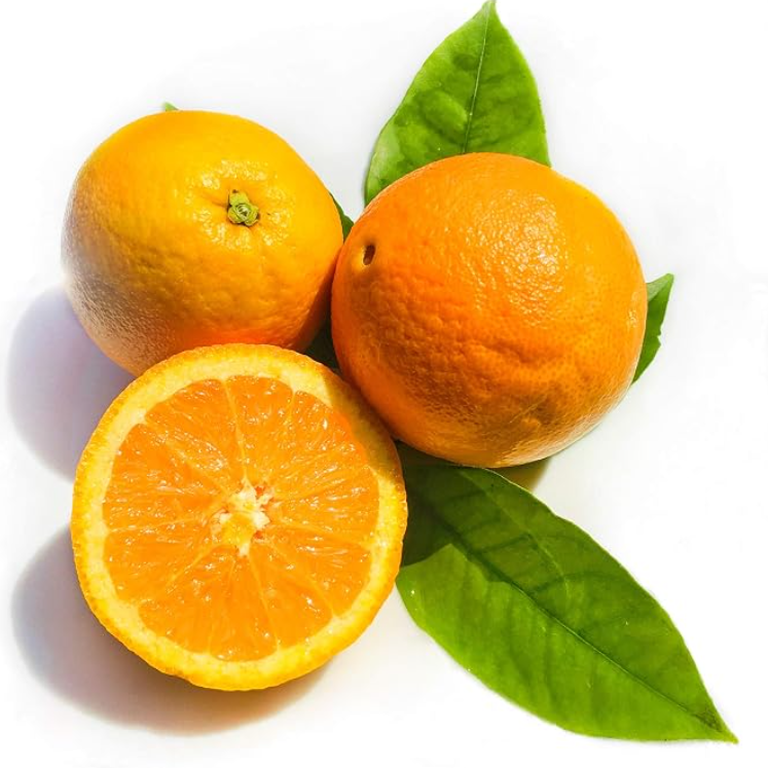
#> input picture assets/spices/柑橘.png, 768 x 768 px
$ python -i spice_refs.py   (imports and definitions only)
#> lines starting #> are read from the running program, lines starting #| are printed output that depends on the picture; after the words box and inside, x2 and y2 are one past the last pixel; in counts of white or black regions, pixels touching at a corner belong together
#> further down, picture is the input picture: PIL image 768x768 RGB; mean R, G, B 220.2, 191, 123
# -*- coding: utf-8 -*-
"""
spice_refs.py — 为「Worn-In 香料板」收集高清单主体参考图。

来源（都免费、免 key）：
  · Wikimedia Commons  —— 用 intitle: 做标题检索（全文检索噪音太大），
                          并只走「标准宽度 1920px 缩略图」下载。
                          ⚠ Wikimedia 对原图直链限流(429)，只有标准尺寸缩略图可用。
  · Openverse API      —— 聚合 Flickr / Rawpixel / StockSnap / Wikimedia，带授权信息。

产出：
  assets/spices/_raw/<中文名>/<序号>.<ext>   候选原图
  assets/spices/_raw/manifest.json           来源 / 作者 / 授权 / 评分
  assets/spices/_raw/review.html             挑选页（缩略图 + 授权 + 评分 + 勾选汇总）

自动排序依据（PIL + numpy，不靠肉眼）：
  clean   背景干净度 —— 四边框像素的中位色当背景，量边框到底多花
  single  单主体度   —— 连通域个数，最好只有 1 个主体块
  rich    是不是照片 —— 灰度熵 + 颜色数；剪贴画/矢量图又平又单调，会被压低
  fill    主体占比   —— 太大(占满/裁切)、太小(远景)都扣分；纹理类(flat)不扣
  shape   画面比例   —— 越接近正方形越适合方块图
另外两道硬过滤：
  · 标题命中 BAD_TITLE（插画/矢量/书籍/建筑/交通工具…）直接丢弃
  · 标题或标签里没出现该香料的词（must 正则）直接丢弃，挡掉无关馆藏

用法：
  python tools/spice_refs.py --only 柑橘,小豆蔻,皮革
  python tools/spice_refs.py                       # 全部 40 种
  python tools/spice_refs.py --prompts             # 只导出 tools/spice_prompts.txt
"""
import argparse
import hashlib
import io
import json
import math
import re
import sys
import time
import urllib.parse
import urllib.request
from pathlib import Path

import numpy as np
from PIL import Image

# [4 lines not run here, left out]

ROOT = Path(__file__).resolve().parent.parent
RAW = ROOT / "assets" / "spices" / "_raw"
CACHE = RAW / "_cache"
UA = "wornin-spice-board/1.0 (personal art project; python-urllib)"
MIN_W = 1000          # 缩略图最大 1920，低于 1000 就不要
MAX_DL = 8            # 每种最多下载几张候选
MAX_WIKI = 5          # Wikimedia 有配额，每种最多从它那里取几张
THUMB_W = 1920        # Wikimedia 允许的标准宽度，别乱改

STYLE = ("hand-drawn watercolor and ink botanical illustration, single object centred, "
         "cream paper background, thin ink outline, soft muted palette, square composition, "
         "no text, no letters, no border")

# cn 中文名 | sd 作图模型用的主体描述 | q 检索短语 | must 标题/标签必须命中的正则 | flat 纹理类
ITEMS = [
    dict(cn="柑橘",     sd="a single mandarin orange with two leaves",
         must=r"(mandarin|tangerine|citrus)",
         q=["mandarin orange fruit", "tangerine fruit", "Citrus reticulata fruit",
            "mandarin orange close up"]),
    dict(cn="小豆蔻",   sd="a small cluster of green cardamom pods",
         must=r"cardamom",
         q=["cardamom", "cardamom pods", "green cardamom", "Elettaria cardamomum"]),
    dict(cn="皮革",     sd="a folded piece of tan leather", flat=True,
         must=r"(leather|cowhide|hides?)",
         q=["leather", "leather texture", "cowhide leather", "leather grain"]),
    dict(cn="藏红花",   sd="a small pile of saffron threads",
         must=r"saffron",
         q=["saffron threads", "saffron spice", "Crocus sativus", "saffron stigmas"]),
    dict(cn="焚香",     sd="a burning incense stick with a curl of smoke",
         must=r"incense",
         q=["incense stick", "incense burning", "incense smoke", "joss stick"]),
    dict(cn="乳香",     sd="lumps of frankincense resin",
         must=r"(frankincense|boswellia)",
         q=["frankincense resin", "frankincense", "Boswellia sacra", "frankincense gum"]),
    dict(cn="沉香",     sd="a few chips of agarwood with soft smoke",
         must=r"(agarwood|oud|aquilaria)",
         q=["agarwood", "Aquilaria", "oud wood", "agarwood chips"]),
    dict(cn="烟草木",   sd="dried tobacco leaves",
         must=r"(tobacco|nicotiana)",
         q=["tobacco leaves", "tobacco plant", "Nicotiana tabacum", "dried tobacco leaf"]),
    dict(cn="白茶",     sd="a small pile of loose white tea leaves",
         must=r"white tea",
         q=["white tea leaves", "white tea", "Bai Mudan tea", "silver needle tea"]),
    dict(cn="佛手柑",   sd="a single bergamot fruit with a leaf",
         must=r"(bergamot|citrus bergamia)",
         q=["bergamot fruit", "bergamot citrus", "Citrus bergamia", "bergamot"]),
    dict(cn="橡木苔",   sd="oakmoss growing on a twig",
         must=r"(oakmoss|oak moss|evernia)",
         q=["oakmoss", "Evernia prunastri", "oak moss lichen", "oakmoss on tree"]),
    dict(cn="雪松",     sd="cedar wood shavings with a sprig of cedar",
         must=r"(cedar|cedrus)",
         q=["cedar wood", "cedar branch", "Cedrus", "cedar cones"]),
    dict(cn="天竺葵",   sd="a single geranium flower",
         must=r"(geranium|pelargonium)",
         q=["geranium flower", "Pelargonium", "pelargonium flower", "cranesbill flower"]),
    dict(cn="白麝香",   sd="a single white musk mallow flower",
         must=r"(musk mallow|abelmoschus)",
         q=["Abelmoschus moschatus", "musk mallow flower", "musk mallow"]),
    dict(cn="鼠尾草",   sd="a sprig of clary sage",
         must=r"(sage|salvia)",
         q=["clary sage", "Salvia sclarea", "sage leaves", "sage plant"]),
    dict(cn="樱花",     sd="a single cherry blossom sprig",
         must=r"(cherry blossom|sakura|prunus)",
         q=["cherry blossom", "sakura flower", "Prunus serrulata", "cherry blossom branch"]),
    dict(cn="蜜桃",     sd="a single peach with a leaf",
         must=r"(peach|prunus persica)",
         q=["peach fruit", "peach tree fruit", "Prunus persica", "ripe peach"]),
    dict(cn="橙花",     sd="a sprig of orange blossom",
         must=r"(orange blossom|neroli|citrus aurantium)",
         q=["orange blossom", "neroli", "Citrus aurantium flower", "orange flower"]),
    dict(cn="栀子花",   sd="a single white gardenia flower",
         must=r"gardenia",
         q=["gardenia flower", "Gardenia jasminoides", "white gardenia", "cape jasmine"]),
    dict(cn="棉花糖",   sd="a small stack of white marshmallows",
         must=r"marshmallow",
         q=["marshmallow", "marshmallows", "marshmallow candy"]),
    dict(cn="香草",     sd="a bundle of vanilla pods",
         must=r"vanilla",
         q=["vanilla pods", "vanilla beans", "Vanilla planifolia", "vanilla pod"]),
    dict(cn="广藿香",   sd="dried patchouli leaves with a sprig",
         must=r"patchouli",
         q=["patchouli leaves", "Pogostemon cablin", "patchouli", "dried patchouli"]),
    dict(cn="甜橙",     sd="a single sweet orange with a leaf",
         must=r"(orange|citrus sinensis)",
         q=["orange fruit", "sweet orange", "Citrus sinensis", "orange with leaf"]),
    dict(cn="薄荷",     sd="a sprig of fresh mint",
         must=r"(mint|mentha)",
         q=["mint leaves", "Mentha spicata", "peppermint leaves", "fresh mint"]),
    dict(cn="海水",     sd="a splash of sea water", flat=True,
         must=r"(sea|ocean|water)",
         q=["sea water", "ocean water surface", "sea surface", "water waves close up"]),
    dict(cn="依兰",     sd="a single ylang-ylang flower",
         must=r"(ylang|cananga)",
         q=["ylang ylang flower", "Cananga odorata", "ylang ylang"]),
    dict(cn="威士忌",   sd="a glass of whisky with a splash of amber spirit",
         must=r"(whisk|whisky|bourbon|scotch)",
         q=["whisky glass", "whiskey", "whisky", "bourbon whiskey"]),
    dict(cn="松针",     sd="a sprig of pine needles",
         must=r"(pine|pinus)",
         q=["pine needles", "pine twig", "Pinus needles", "pine branch needles"]),
    dict(cn="肉豆蔻",   sd="a whole nutmeg with mace",
         must=r"(nutmeg|myristica)",
         q=["nutmeg", "nutmeg seed", "Myristica fragrans", "whole nutmeg"]),
    dict(cn="竹叶",     sd="a sprig of bamboo leaves",
         must=r"bamboo",
         q=["bamboo leaves", "bamboo leaf", "bamboo foliage"]),
    dict(cn="铃兰",     sd="a sprig of lily of the valley",
         must=r"(lily of the valley|convallaria)",
         q=["lily of the valley", "Convallaria majalis", "lily of the valley flower"]),
    dict(cn="橡木",     sd="an oak branch with an acorn",
         must=r"(oak|quercus)",
         q=["oak acorn", "oak branch", "Quercus", "oak leaves acorn"]),
    dict(cn="苔藓",     sd="a patch of green moss", flat=True,
         must=r"moss",
         q=["green moss", "moss close up", "moss texture", "moss on stone"]),
    dict(cn="小苍兰",   sd="a single freesia flower",
         must=r"freesia",
         q=["freesia flower", "Freesia", "freesia blossom"]),
    dict(cn="乌龙",     sd="a small pile of loose oolong tea leaves",
         must=r"oolong",
         q=["oolong tea", "oolong tea leaves", "oolong tea dry"]),
    dict(cn="玫瑰净油", sd="a single dark red rose",
         must=r"(rose|rosa)",
         q=["dark red rose", "red rose flower", "Rosa", "red rose close up"]),
    dict(cn="木兰",     sd="a single magnolia flower",
         must=r"magnolia",
         q=["magnolia flower", "Magnolia grandiflora", "magnolia blossom"]),
    dict(cn="檀木",     sd="a piece of sandalwood",
         must=r"(sandalwood|santalum)",
         q=["sandalwood", "sandalwood wood", "Santalum album", "sandalwood pieces"]),
    dict(cn="鸢尾根",   sd="an iris flower with a piece of orris root",
         must=r"(iris|orris)",
         q=["iris flower", "Iris germanica", "orris root", "bearded iris flower"]),
    dict(cn="无花果叶", sd="a single fig leaf",
         must=r"(fig|ficus)",
         q=["fig leaf", "Ficus carica leaf", "fig leaves", "fig tree leaf"]),
]


# ─────────────────────────── 网络（带重试，429 退避） ───────────────────────────
# [17 lines left out: function fetch, not called in this run]


def get_json(url, **kw):
    return json.loads(fetch(url, **kw).decode("utf-8", "replace"))


def strip_html(s):
    return re.sub(r"<[^>]+>", "", s or "").strip()


# 实测：这几家在这台机器上取不到图，直接跳过，别浪费时间
BAD_HOST = re.compile(r"(stocksnap\.io|cdn\.pixabay|i\.pinimg)", re.I)
# 优先抓这些站的图（活的）
GOOD_HOST = re.compile(r"(live\.staticflickr\.com|upload\.wikimedia\.org)", re.I)


# [11 lines left out: function candidate_urls, not called in this run]


# 标题里出现这些词的，基本不是我们要的「实物照片」：
# 插画/矢量/版画/书籍/地图（不是实物）、建筑/交通工具（intitle 会误命中地名）
BAD_TITLE = re.compile(
    r"(clip-?art|illustration|vector|line art|drawing|sketch|lithograph|engraving|etching|"
    r"woodcut|mezzotint|painting|watercolou?r|poster|cartoon|icon|silhouette|stencil|logo|"
    r"coat of arms|badge|seal|stamp|diagram|svg|map|chart|"
    r"manuscript|incunabula|book|booklet|pamphlet|newspaper|magazine|journal|plate|page|"
    r"advertisement|catalog|postcard|"
    r"museum|library|gallery|building|exchange|house|street|square|church|chapel|castle|"
    r"station|bridge|factory|warehouse|dock|harbour|harbor|"
    r"car|automobile|truck|motorcycle|locomotive|railway|aircraft|airplane|ship|boat|"
    r"statue|sculpture|monument|tomb|mosaic|fresco|"
    r"diagram|schematic|infographic)", re.I)


def title_ok(title):
    return not BAD_TITLE.search(title or "")


def _phrase(q):
    return '"%s"' % q if " " in q else q


# [58 lines left out: functions search_commons, search_openverse, not called in this run]


# ─────────────────────────── 图像打分 ───────────────────────────
def _blob_sizes(mask):
    h, w = mask.shape
    seen = np.zeros_like(mask, dtype=bool)
    sizes = []
    for y in range(h):
        row = mask[y]
        for x in range(w):
            if row[x] and not seen[y, x]:
                stack = [(y, x)]
                seen[y, x] = True
                n = 0
                while stack:
                    cy, cx = stack.pop()
                    n += 1
                    for dy, dx in ((1, 0), (-1, 0), (0, 1), (0, -1)):
                        ny, nx = cy + dy, cx + dx
                        if 0 <= ny < h and 0 <= nx < w and mask[ny, nx] and not seen[ny, nx]:
                            seen[ny, nx] = True
                            stack.append((ny, nx))
                sizes.append(n)
    sizes.sort(reverse=True)
    return sizes


def analyze(img, flat=False):
#> called with flat = False
    W, H = img.size
#> W = 768; H = 768
    rgb = img.convert("RGB")
    a = np.asarray(rgb.resize((128, 128), Image.LANCZOS), dtype=np.float32)
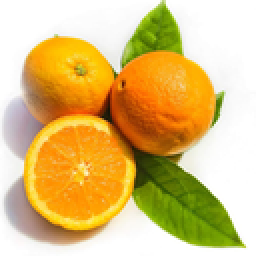
#> a: shape (128, 128, 3) float32 (shown 2 times larger); mean R, G, B 220.2, 191, 123.1

    border = np.concatenate([a[:4].reshape(-1, 3), a[-4:].reshape(-1, 3),
                             a[:, :4].reshape(-1, 3), a[:, -4:].reshape(-1, 3)])
#> border = 2048 rows, first 8: [255, 255, 255], [255, 255, 255], [255, 255, 255], [255, 255, 255], [255, 255, 255], [255, 255, 255], [255, 255, 255], [255, 255, 255]
    bg = np.median(border, axis=0)
#> bg = [255, 255, 255]
    bg_spread = float(np.median(np.linalg.norm(border - bg, axis=1)))
#> bg_spread = 0

    mask = np.linalg.norm(a - bg, axis=2) > 30
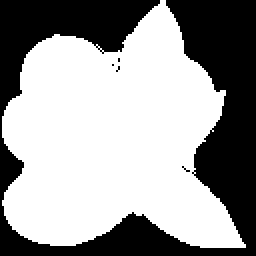
#> mask: shape (128, 128) bool (shown 2 times larger); 61% white; 5 black regions (4 under 20 px), largest, box (x1, y1, x2, y2) and area: (0, 0, 128, 128) 6379
    fill = float(mask.mean())
#> fill = 0.61
    blobs = _blob_sizes(mask)
#> after the loop in _blob_sizes, `for y in range(h):`: sizes = [9989, 1, 1, 1, 1, 1, 1]
#> blobs = [9989, 1, 1, 1, 1, 1, 1]
    n_big = sum(1 for s in blobs if s > mask.size * 0.01)
#> n_big = 1

    # 「是不是照片」：剪贴画/矢量图色阶极平、灰度熵很低；实拍照片两者都高
    gray = np.asarray(rgb.convert("L").resize((128, 128), Image.LANCZOS))
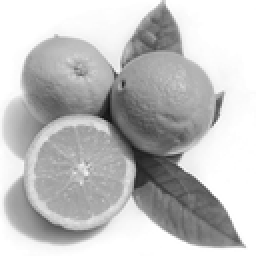
#> gray: shape (128, 128) (shown 2 times larger); min 18, max 255, mean 192
    hist = np.histogram(gray, bins=32, range=(0, 256))[0].astype(np.float64)
#> hist = 32 values, max 5597 at index 31, min 0 at index 0, mean 512
    p = hist / max(hist.sum(), 1)
#> p = 32 values, max 0.342 at index 31, min 0 at index 0, mean 0.0312
    gray_ent = float(-(p[p > 0] * np.log2(p[p > 0])).sum()) / 5.0        # ~1 = 照片
#> gray_ent = 0.76
    q = (np.asarray(rgb.resize((64, 64), Image.LANCZOS), dtype=np.uint16) // 32)
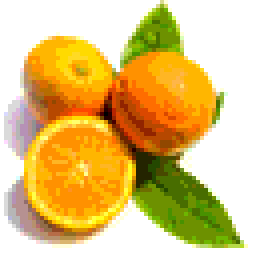
#> q: shape (64, 64, 3) uint16 (shown 4 times larger); mean R, G, B 6.15, 5.33, 3.32; drawn with min black and max white
    n_col = len(np.unique(q.reshape(-1, 3), axis=0)) / 512.0             # 8^3 / 512
#> n_col = 0.197
    rich = min(1.0, 0.55 * gray_ent + 0.45 * n_col)
#> rich = 0.507

    clean = math.exp(-bg_spread / 14.0)
#> clean = 1
    single = math.exp(-max(0, n_big - 1) / 1.4)
#> single = 1
    size_ok = 1.0 if flat or 0.06 <= fill <= 0.72 else 0.35
#> size_ok = 1
    ar = (W / H) if H else 1
#> ar = 1
    shape = 1.0 if 0.72 <= ar <= 1.38 else (0.6 if 0.5 <= ar <= 2.0 else 0.3)
#> shape = 1

    return {
        "w": W, "h": H, "ar": round(ar, 2),
        "clean": round(clean, 2), "single": round(single, 2), "rich": round(rich, 2),
        "fill": round(fill, 2), "n_big": n_big,
        "score": round(0.26 * clean + 0.22 * single + 0.26 * rich
                       + 0.12 * size_ok + 0.14 * shape, 3),
    }


# ─────────────────────────── 主流程 ───────────────────────────
# [98 lines left out: function collect, not called in this run]


CARD = """<figure class="c" data-f="{file}">
  <img src="{rel}" loading="lazy" alt="{cn}">
  <input type="checkbox" class="pick" value="{file}">
  <figcaption>
    <b>{cn}</b> <span class="sc">{score}</span>
    <div class="meta">{w}×{h} · 干净{clean} 单体{single} 照片{rich} 占比{fill} 块{n_big}</div>
    <div class="lic">{license} · {author}</div>
    <a href="{page}" target="_blank" rel="noopener">来源 ↗</a>
  </figcaption>
</figure>"""

PAGE = """<!doctype html><html lang="zh-CN"><head><meta charset="utf-8">
<title>香料参考图 · 挑选</title><style>
body{margin:0;background:#22201d;color:#eee;font:14px/1.5 system-ui,"Microsoft YaHei",sans-serif}
header{position:sticky;top:0;background:#181614;padding:12px 18px;z-index:5;border-bottom:1px solid #3a3632}
h1{margin:0 0 4px;font-size:17px} .sub{color:#8b857c;font-size:12px;margin-bottom:8px}
textarea{width:100%;height:70px;background:#0f0e0d;color:#9f8;border:1px solid #3a3632;
         border-radius:6px;padding:8px;font-family:monospace;font-size:12px}
.grid{display:grid;grid-template-columns:repeat(auto-fill,minmax(230px,1fr));gap:14px;padding:16px}
figure{margin:0;background:#2b2825;border-radius:10px;overflow:hidden;position:relative;
       border:2px solid transparent;cursor:pointer}
figure.on{border-color:#7fd67f;background:#2f3a2c}
figure img{width:100%;aspect-ratio:1/1;object-fit:contain;background:#c9c4bb;display:block}
figcaption{padding:8px 10px;font-size:12px;color:#bbb}
figcaption b{color:#fff;font-size:14px} .sc{float:right;color:#9f8;font-family:monospace}
.meta,.lic{color:#8b857c;font-size:11px;margin-top:2px} .lic{color:#c9a86a}
figcaption a{color:#6cf;font-size:11px;text-decoration:none}
.pick{position:absolute;top:8px;left:8px;width:20px;height:20px;accent-color:#7fd67f}
</style></head><body>
<header>
  <h1>香料参考图 · 挑选</h1>
  <div class="sub">按评分从高到低排；点格子勾选（可多选），路径自动汇总到下面。授权已标注，仅供挑选参考。</div>
  <textarea id="out" readonly placeholder="勾选后这里列出文件路径…"></textarea>
</header>
<div class="grid"><!--GRID--></div>
<script>
const out=document.getElementById('out');
document.querySelectorAll('.c').forEach(f=>{
  const box=f.querySelector('.pick');
  box.checked=f.dataset.on==='1';
  f.addEventListener('click',e=>{
    if(e.target.tagName==='A')return;
    if(e.target!==box)box.checked=!box.checked;
    f.classList.toggle('on',box.checked);dump();
  });
});
function dump(){out.value=[...document.querySelectorAll('.pick:checked')].map(b=>b.value).join('\\n');}
</script></body></html>"""


def build_review(records, path):
    rows = "\n".join(CARD.format(**r) for r in records)
    path.write_text(PAGE.replace("<!--GRID-->", rows), encoding="utf-8")


# [44 lines left out: functions write_prompts, main, not called in this run]


# [2 lines not run here, left out]

>>> from PIL import Image
>>> picture = Image.open('../assets/spices/柑橘.png')
>>> result = analyze(picture)
#> result = 9 items

$ run again, on assets/spices/乳香.png
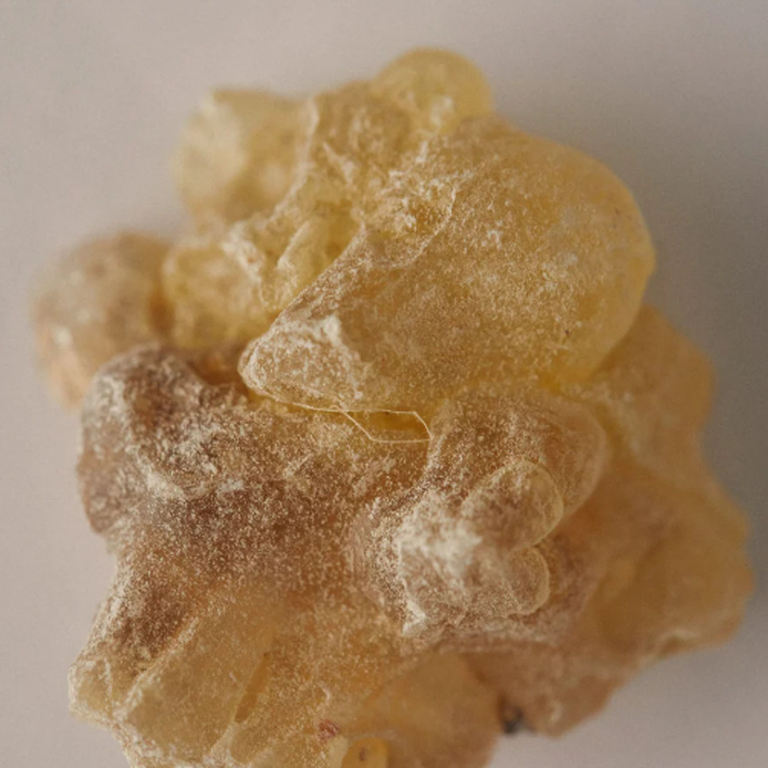
#> input picture assets/spices/乳香.png, 768 x 768 px
#> picture is the input picture: PIL image 768x768 RGB; mean R, G, B 160, 130.4, 97.4
#> border = 2048 rows, first 8: [183, 172, 164], [183, 172, 163], [180, 172, 161], [181, 171, 162], [181, 171, 162], [180, 171, 160], [183, 171, 163], [184, 172, 164]
#> bg = [173, 157, 149]
#> bg_spread = 27.75
#> in analyze, `mask = np.linalg.norm(a - bg, axis=2) > 30`:
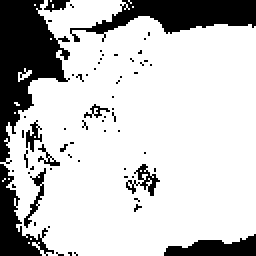
#> mask: shape (128, 128) bool (shown 2 times larger); 77.8% white; 64 black regions (54 under 20 px), largest, box (x1, y1, x2, y2) and area: (0, 0, 35, 82) 1438, (35, 0, 128, 21) 945, (0, 82, 27, 128) 479
#> fill = 0.778
#> after the loop in _blob_sizes, `for y in range(h):`: sizes = 42 values, max 12639 at index 0, min 1 at index 1, mean 303.3
#> blobs = 42 values, max 12639 at index 0, min 1 at index 15, mean 303.3
#> n_big = 1
#> hist = 32 values, max 2370 at index 22, min 0 at index 0, mean 512
#> p = 32 values, max 0.145 at index 22, min 0 at index 0, mean 0.0312
#> gray_ent = 0.72
#> in analyze, `q = (np.asarray(rgb.resize((64, 64), Image.LANCZOS), dtype=np.uint16) ..`:
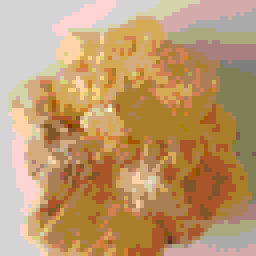
#> q: shape (64, 64, 3) uint16 (shown 4 times larger); mean R, G, B 4.47, 3.61, 2.6; drawn with min black and max white
#> n_col = 0.0625
#> rich = 0.424
#> clean = 0.138
#> single = 1
#> size_ok = 0.35
#> result = 9 items

$ run again, on assets/spices/佛手柑.png
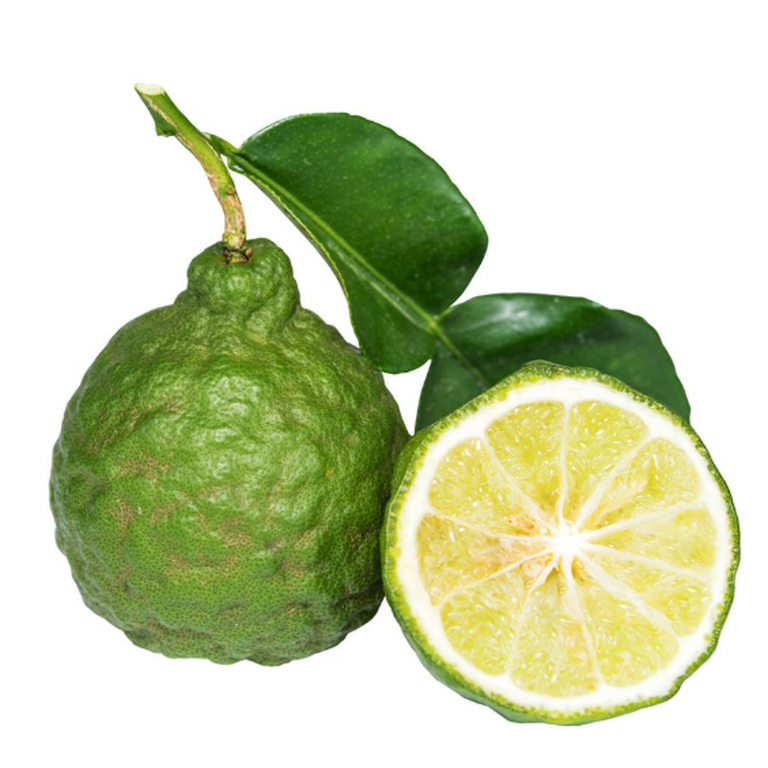
#> input picture assets/spices/佛手柑.png, 768 x 768 px
#> picture is the input picture: PIL image 768x768 RGB; mean R, G, B 202.3, 211.1, 175.2
#> border = 2048 rows, first 8: [255, 255, 255], [255, 255, 255], [255, 255, 255], [255, 255, 255], [255, 255, 255], [255, 255, 255], [255, 255, 255], [255, 255, 255]
#> bg = [255, 255, 255]
#> bg_spread = 0
#> in analyze, `mask = np.linalg.norm(a - bg, axis=2) > 30`:
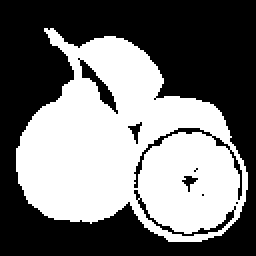
#> mask: shape (128, 128) bool (shown 2 times larger); 45.9% white; 1 white region, box (x1, y1, x2, y2) and area: (8, 14, 124, 121) 7516
#> fill = 0.459
#> after the loop in _blob_sizes, `for y in range(h):`: sizes = [7515, 1]
#> n_big = 1
#> hist = 32 values, max 8722 at index 31, min 0 at index 0, mean 512
#> p = 32 values, max 0.532 at index 31, min 0 at index 0, mean 0.0312
#> gray_ent = 0.62
#> in analyze, `q = (np.asarray(rgb.resize((64, 64), Image.LANCZOS), dtype=np.uint16) ..`:
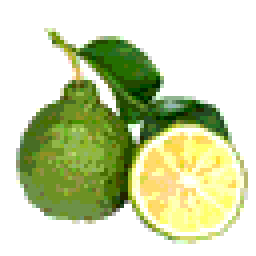
#> q: shape (64, 64, 3) uint16 (shown 4 times larger); mean R, G, B 5.58, 5.86, 4.73; drawn with min black and max white
#> n_col = 0.131
#> rich = 0.4
#> clean = 1
#> result = 9 items
